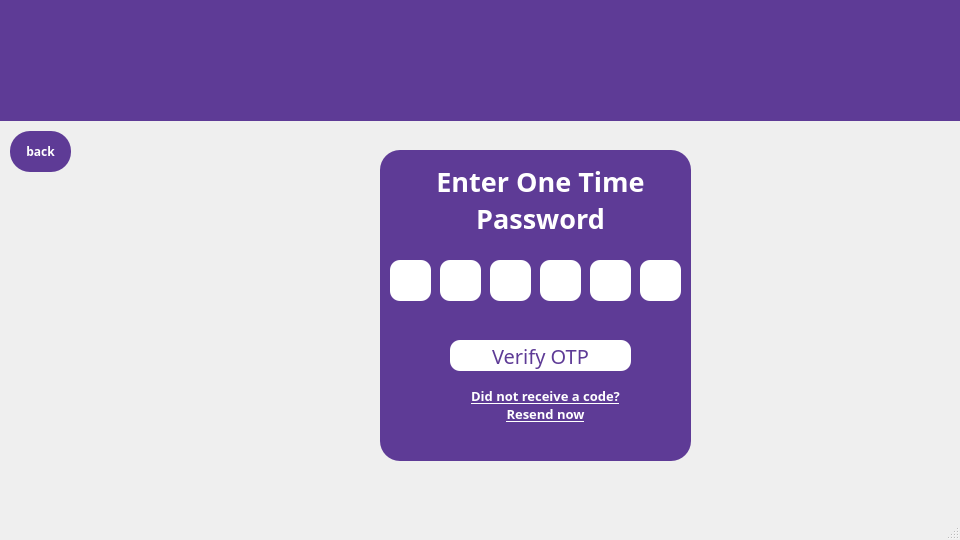
<?xml version="1.0" encoding="UTF-8"?>
<ui version="4.0">
 <class>MainWindow</class>
 <widget class="QMainWindow" name="MainWindow">
  <property name="geometry">
   <rect>
    <x>0</x>
    <y>0</y>
    <width>960</width>
    <height>540</height>
   </rect>
  </property>
  <property name="windowTitle">
   <string>MainWindow</string>
  </property>
  <widget class="QWidget" name="centralwidget">
   <widget class="QLabel" name="BGviolet">
    <property name="geometry">
     <rect>
      <x>0</x>
      <y>0</y>
      <width>961</width>
      <height>121</height>
     </rect>
    </property>
    <property name="styleSheet">
     <string notr="true">QLabel
{
background: #5e3b96;
}</string>
    </property>
    <property name="text">
     <string/>
    </property>
   </widget>
   <widget class="QLabel" name="BGviolet_2">
    <property name="geometry">
     <rect>
      <x>380</x>
      <y>150</y>
      <width>311</width>
      <height>311</height>
     </rect>
    </property>
    <property name="styleSheet">
     <string notr="true">QLabel
{
background: #5e3b96;
border-radius:20px;
}</string>
    </property>
    <property name="text">
     <string/>
    </property>
   </widget>
   <widget class="QLabel" name="label">
    <property name="geometry">
     <rect>
      <x>400</x>
      <y>160</y>
      <width>281</width>
      <height>81</height>
     </rect>
    </property>
    <property name="font">
     <font>
      <family>Arial Black</family>
      <pointsize>20</pointsize>
      <bold>true</bold>
     </font>
    </property>
    <property name="layoutDirection">
     <enum>Qt::LayoutDirection::LeftToRight</enum>
    </property>
    <property name="styleSheet">
     <string notr="true">QLabel{
font-color: rgb(255, 255, 255)
}</string>
    </property>
    <property name="text">
     <string>&lt;html&gt;&lt;head/&gt;&lt;body&gt;&lt;p&gt;&lt;span style=&quot; color:#ffffff;&quot;&gt;Enter One Time Password&lt;/span&gt;&lt;/p&gt;&lt;/body&gt;&lt;/html&gt;</string>
    </property>
    <property name="alignment">
     <set>Qt::AlignmentFlag::AlignCenter</set>
    </property>
    <property name="wordWrap">
     <bool>true</bool>
    </property>
   </widget>
   <widget class="QLabel" name="label_6">
    <property name="geometry">
     <rect>
      <x>320</x>
      <y>10</y>
      <width>411</width>
      <height>101</height>
     </rect>
    </property>
    <property name="text">
     <string/>
    </property>
    <property name="pixmap">
     <pixmap>../logos/logo1.png</pixmap>
    </property>
    <property name="scaledContents">
     <bool>true</bool>
    </property>
   </widget>
   <widget class="QLineEdit" name="otp1">
    <property name="geometry">
     <rect>
      <x>390</x>
      <y>260</y>
      <width>41</width>
      <height>41</height>
     </rect>
    </property>
    <property name="autoFillBackground">
     <bool>false</bool>
    </property>
    <property name="styleSheet">
     <string notr="true">QLineEdit {
border-radius: 10px;
background: white;
}</string>
    </property>
   </widget>
   <widget class="QPushButton" name="sendOTP">
    <property name="geometry">
     <rect>
      <x>450</x>
      <y>340</y>
      <width>181</width>
      <height>31</height>
     </rect>
    </property>
    <property name="font">
     <font>
      <family>Arial Black</family>
      <pointsize>15</pointsize>
      <bold>false</bold>
     </font>
    </property>
    <property name="autoFillBackground">
     <bool>false</bool>
    </property>
    <property name="styleSheet">
     <string notr="true">QPushButton {
border-radius: 10px;
background-color: white;
color: #5e3b96;
width: 20px;
}</string>
    </property>
    <property name="text">
     <string>Verify OTP</string>
    </property>
    <property name="iconSize">
     <size>
      <width>100</width>
      <height>16</height>
     </size>
    </property>
   </widget>
   <widget class="QLineEdit" name="otp2">
    <property name="geometry">
     <rect>
      <x>440</x>
      <y>260</y>
      <width>41</width>
      <height>41</height>
     </rect>
    </property>
    <property name="styleSheet">
     <string notr="true">QLineEdit {
border-radius: 10px;
background: white;
}</string>
    </property>
   </widget>
   <widget class="QLineEdit" name="otp3">
    <property name="geometry">
     <rect>
      <x>490</x>
      <y>260</y>
      <width>41</width>
      <height>41</height>
     </rect>
    </property>
    <property name="styleSheet">
     <string notr="true">QLineEdit {
border-radius: 10px;
background: white;
}</string>
    </property>
   </widget>
   <widget class="QLineEdit" name="otp4">
    <property name="geometry">
     <rect>
      <x>540</x>
      <y>260</y>
      <width>41</width>
      <height>41</height>
     </rect>
    </property>
    <property name="styleSheet">
     <string notr="true">QLineEdit {
border-radius: 10px;
background: white;
}</string>
    </property>
   </widget>
   <widget class="QLineEdit" name="otp5">
    <property name="geometry">
     <rect>
      <x>590</x>
      <y>260</y>
      <width>41</width>
      <height>41</height>
     </rect>
    </property>
    <property name="styleSheet">
     <string notr="true">QLineEdit {
border-radius: 10px;
background: white;
}</string>
    </property>
   </widget>
   <widget class="QLineEdit" name="otp6">
    <property name="geometry">
     <rect>
      <x>640</x>
      <y>260</y>
      <width>41</width>
      <height>41</height>
     </rect>
    </property>
    <property name="styleSheet">
     <string notr="true">QLineEdit {
border-radius: 10px;
background: white;
}</string>
    </property>
   </widget>
   <widget class="QLabel" name="label_2">
    <property name="geometry">
     <rect>
      <x>470</x>
      <y>380</y>
      <width>151</width>
      <height>51</height>
     </rect>
    </property>
    <property name="font">
     <font>
      <family>Arial Black</family>
      <pointsize>10</pointsize>
      <bold>true</bold>
      <underline>false</underline>
     </font>
    </property>
    <property name="styleSheet">
     <string notr="true">QLabel{
color: white;
}</string>
    </property>
    <property name="text">
     <string>&lt;html&gt;&lt;head/&gt;&lt;body&gt;&lt;p align=&quot;center&quot;&gt;&lt;span style=&quot; text-decoration: underline;&quot;&gt;Did not receive a code? Resend now&lt;/span&gt;&lt;/p&gt;&lt;/body&gt;&lt;/html&gt;</string>
    </property>
    <property name="wordWrap">
     <bool>true</bool>
    </property>
   </widget>
   <widget class="QPushButton" name="back_2">
    <property name="geometry">
     <rect>
      <x>10</x>
      <y>131</y>
      <width>61</width>
      <height>41</height>
     </rect>
    </property>
    <property name="font">
     <font>
      <family>Arial Black</family>
      <bold>true</bold>
     </font>
    </property>
    <property name="styleSheet">
     <string notr="true">QPushButton
{
background-color: #5e3b96;
color:white;
 border-radius:20px;
}</string>
    </property>
    <property name="text">
     <string>back</string>
    </property>
   </widget>
   <zorder>BGviolet_2</zorder>
   <zorder>BGviolet</zorder>
   <zorder>label</zorder>
   <zorder>label_6</zorder>
   <zorder>otp1</zorder>
   <zorder>sendOTP</zorder>
   <zorder>otp2</zorder>
   <zorder>otp3</zorder>
   <zorder>otp4</zorder>
   <zorder>otp5</zorder>
   <zorder>otp6</zorder>
   <zorder>label_2</zorder>
   <zorder>back_2</zorder>
  </widget>
  <widget class="QMenuBar" name="menubar">
   <property name="geometry">
    <rect>
     <x>0</x>
     <y>0</y>
     <width>960</width>
     <height>22</height>
    </rect>
   </property>
  </widget>
  <widget class="QStatusBar" name="statusbar"/>
 </widget>
 <resources/>
 <connections/>
</ui>
